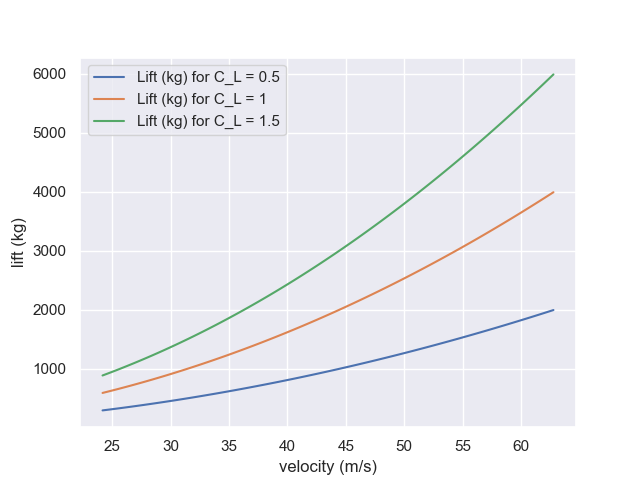

The script that saved this image:
import seaborn as sns
import matplotlib.pyplot as plt
import numpy as np
from lift import get_lift

sns.set_theme(style="darkgrid")

# make data
air_density = 1.225  # kg/m^3
wing_area = 16.2  # m^2, Cessna 172

velocity_km_h = np.linspace(87, 226, 100)  # km/h
velocity = velocity_km_h * 1000 / 3600  # m/s
lift_kg_A = [get_lift(air_density, v, wing_area, 0.5) /
             9.8 for v in velocity]  # N
lift_kg_B = [get_lift(air_density, v, wing_area, 1) /
             9.8 for v in velocity]  # N
lift_kg_C = [get_lift(air_density, v, wing_area, 1.5) /
             9.8 for v in velocity]  # N

sns.lineplot(
    x="velocity (m/s)",
    y="lift (kg)",
    data={"velocity (m/s)": velocity, "lift (kg)": lift_kg_A},
    label="Lift (kg) for C_L = 0.5"
)
sns.lineplot(
    x="velocity (m/s)",
    y="lift (kg)",
    data={"velocity (m/s)": velocity, "lift (kg)": lift_kg_B},
    label="Lift (kg) for C_L = 1"
)
sns.lineplot(
    x="velocity (m/s)",
    y="lift (kg)",
    data={"velocity (m/s)": velocity, "lift (kg)": lift_kg_C},
    label="Lift (kg) for C_L = 1.5"
)


plt.savefig("plot_lift.png")
